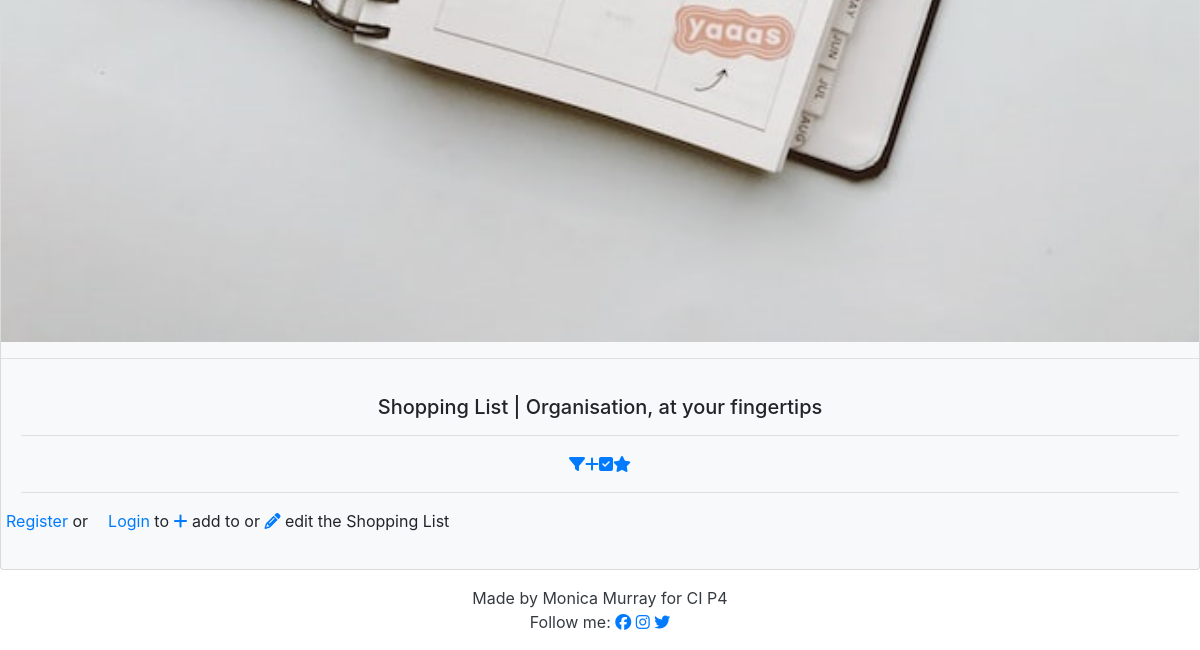
The app's page / (lower part), older data.
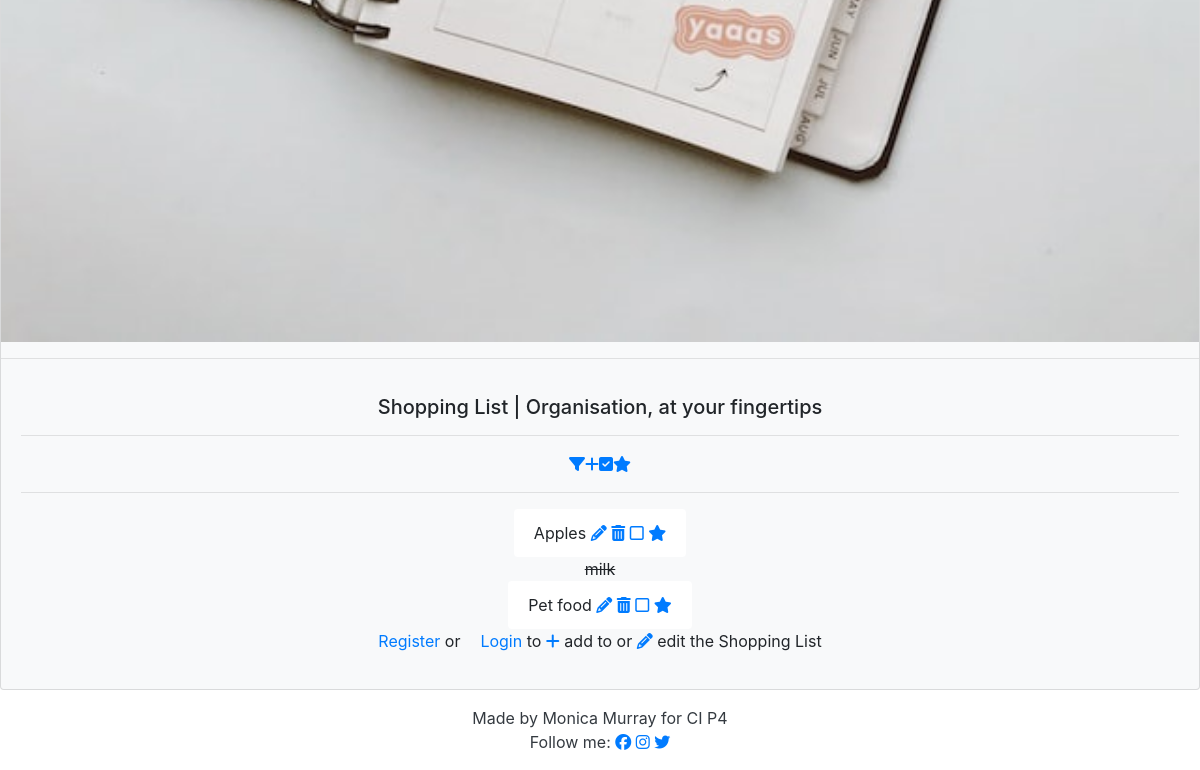
The same page, newer data.
### list/models.py (models this page shows, shortened)
class Entry(models.Model):
    item_name = models.CharField(
        max_length=60, null=False, blank=False, unique=True)
    quantity = models.IntegerField(choices=QUANTITY_CHOICES)
    star = models.BooleanField(default=False)
    user = models.ForeignKey(User, on_delete=models.CASCADE)
    category = models.CharField(max_length=20, choices=CATEGORY_CHOICES)
    added_on = models.DateTimeField(auto_now_add=True)
    check_item_as_done = models.BooleanField(default=False)
    class Meta:
        ordering = ['-added_on']

### list/views.py (the view)
# urls.py: path('', views.EntryList.as_view(), name='home'),
class EntryList(generic.ListView):
    model = Entry
    queryset = Entry.objects.all()
    template_name = 'index.html'
    paginate_by = 3

### templates/index.html (shortened to what this page needs)
{% extends 'base.html' %}
{% block content %}
                <hr>
                <div class="row justify-content-center">
                  <span><a href="#"><i class="fa-solid fa-filter"></i></a></span>
                  <span><a href="#"><i class="fa-solid fa-plus"></i></a></span>
                  <span><a href="#"><i class="fa-solid fa-square-check"></i></a><a href="#"><i class="fa-solid fa-star"></i></a></span>
                </div>
                <hr>
                {% for entry in entry_list %}
                    <div class="row justify-content-center">
                      <ul class="list-group justify-content-center">
                        {% if entry.check_item_as_done %}
          <span><strike> {{ entry.item_name }} </strike></span>
      {% else %}
                        <span>
                          <li class="list-group-item">{{entry.item_name}}
                          <span><a href="#"><i class="fa-solid fa-pencil"></i></a></span>
                          <span><a href="#"><i class="fa-solid fa-trash-can"></i></a></span>
                          <span><a href="#"><i class="fa-regular fa-square"></i></a></span>
                          <span><a href="#"><i class="fa-solid fa-star"></i></a></span>
                          </li>
                        </span>
                      </ul>
                    </div>
                   {% endif %}
                {% endfor %}
                <div class="row">
                  <p><a href="{% url 'account_signup' %}" class="card-link">Register</a> or<a href="{% url 'account_login' %}" class="card-link">Login</a> to <a href="#"><i class="fa-solid fa-plus"></i></a>
                    add to or <a href="#"><i class="fa-solid fa-pencil"></i></a> edit the Shopping List
                </p>
              </div>
            </div>
        </div>
        {% endblock %}

### templates/base.html (shortened to what this page needs)
<!DOCTYPE html>
<html lang="en">
<head>
    <link rel="stylesheet" href="https://cdn.jsdelivr.net/npm/bootstrap@4.3.1/dist/css/bootstrap.min.css"
>
    <link rel="stylesheet" href="static/images/css/style.css" />
</head>
<body class="dark-bg>
  <div class="container-fluid">
        <div class="card text-center bg-light">
            <div class="image-container">
              <img src="assets/images/organiser_image.jpg" class="card-img-top" alt="organiser image">
            </div>
            <hr>
            <div class="card-body justify-content-center">
              <h5 class="card-title">Shopping List | Organisation, at your fingertips</h5>
              {% block content %}{% endblock %}
  </div>
  <footer class="footer mt-auto py-3 light-bg sticky">
    <p class="m-0 text-center text-dark">Made by Monica Murray for CI P4</p>
    <p class="m-0 text-center text-dark">Follow me:  <a
          href="https://www.facebook.com"
          target="_blank"
          rel="noopener"
          aria-label="Visit my Facebook page (Opens a new browser page)"
          ><i class="fa-brands fa-facebook"></i></a>
          <a
          href="https://www.instagram.com"
          target="_blank"
          rel="noopener"
          aria-label="Visit my Instagram page (Opens a new browser page)"
          ><i class="fa-brands fa-instagram"></i
        ></a>
          <a
          href="https://www.twitter.com"
          target="_blank"
          rel="noopener"
          aria-label="Visit my Twitter page (Opens a new browser page)"
          ><i class="fa-brands fa-twitter"></i
        ></a>
  </footer>
</body>
</html>

### static/images/css/style.css (style rules this page uses)
.image-container { background: url(../organiser_image.jpg) no-repeat center center; height: 100%; background-color: #fff; background-size: cover; }
.list-group-item { border: none; }

Row changes from the older to the newer data that the page shows:
added Entry: item_name "Apples"
added Entry: item_name "milk"
added Entry: item_name "Pet food"
